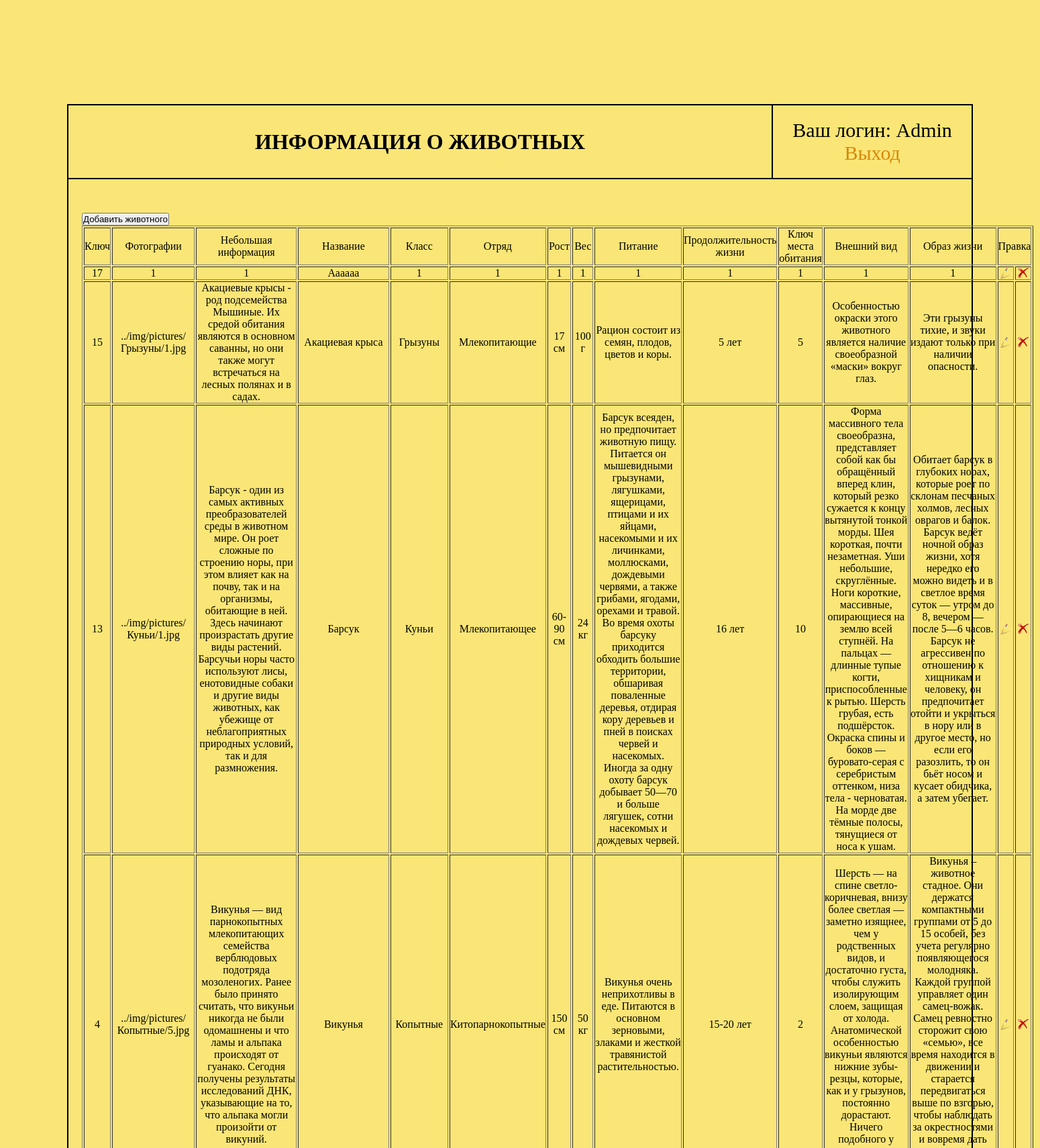
The page /PHP/admin/Index.php (signed in, upper part) on the database its author committed.
### tables this page shows
CREATE TABLE `animals` (
  `ID_animal` int NOT NULL,
  `Pictures` varchar(200) NOT NULL,
  `Short_info` varchar(400) NOT NULL,
  `Name` varchar(40) NOT NULL,
  `Class` varchar(40) NOT NULL,
  `Kind` varchar(40) NOT NULL,
  `Height` varchar(10) NOT NULL,
  `Weight` varchar(10) NOT NULL,
  `Food` varchar(1000) NOT NULL,
  `Life_span` varchar(10) NOT NULL,
  `appearance` varchar(3000) NOT NULL,
  `lifestyle_info` varchar(3000) NOT NULL,
  `ID_habitats` int NOT NULL
);

### PHP/connect.php (called while the page is built, shortened)
<?
$host = 'localhost';
$db = 'экzoo';
$user = 'root';
$pass = '';
$charset = 'utf8';
$dsn = "mysql:host=$host;dbname=$db;charset=$charset";
$opt = array (
    PDO::ATTR_ERRMODE => PDO::ERRMODE_EXCEPTION,
    PDO::ATTR_DEFAULT_FETCH_MODE => PDO::FETCH_ASSOC,
    PDO::ATTR_EMULATE_PREPARES => false,
);
$pdo = new PDO($dsn, $user, $pass, $opt);
function get_animal(){
	global $pdo;
	$animalsInfo = $pdo->query("select * from `animals` ORDER BY `Name` asc");
	foreach($animalsInfo as $animalInfo){
		return $animalsInfo;
	}
}
?>

### PHP/admin/Index.php (the view, shortened to what this page needs)
<?
        require_once('../connect.php');
?>
<html>
    <head>
		<link rel="stylesheet" type="text/css" href="../css/style.css">
    </head>
    <body>
		<div class="wrapper">
			<div class="header">
				<div class="autorized">
					<div class="header__title">
						<h1>ИНФОРМАЦИЯ  О ЖИВОТНЫХ</h1>
					</div>
					<div class="login">
						<?
							if($_SESSION['autorized'] == true){
								echo 'Ваш логин: '.$_SESSION['login'].' '.'<a href="../logout.php" name="exit">Выход</a>';
							}else{
								echo '<a href="../login.php">Авторизация</a>';
							}
						?>
					</div>
				</div>
			</div>
			<div class="table__block">
				<div class="block__left">
					<div class="table-info">
						<?
				if (!isset($_SESSION['autorized'])){
					require_once('login.php');
				}else{
					echo "<table border=1 style='text-align: center; '>
					<tr>
						<td align='center'>Ключ</td>
						<td align='center'>Фотографии</td>
						<td align='center'>Небольшая информация</td>
						<td align='center'>Название</td>
						<td align='center'>Класс</td>
						<td align='center'>Отряд</td>
						<td align='center'>Рост</td>
						<td align='center'>Вес</td>
						<td align='center'>Питание</td>
						<td align='center'>Продолжительность жизни</td>
						<td align='center'>Ключ места обитания</td>
						<td align='center'>Внешний вид</td>
						<td align='center'>Образ жизни</td>
						<td align='center' colspan='2'>Правка</td>
					</tr>";
					require_once('../connect.php');
					echo
					"<form name='my_form' method='GET' action='Ins.php'>
						<input type='submit' name='Add' value='Добавить животного'><br>
					</form>";
					$animalsInfo = get_animal();
					foreach ($animalsInfo as $n){
						echo
						"<tr>
							<td align='center'>".$n['ID_animal']."</td>
							<td>".$n['Pictures']."</td>
							<td>".$n['Short_info']."</td>
							<td>".$n['Name']."</td>
							<td>".$n['Class']."</td>
							<td>".$n['Kind']."</td>
							<td>".$n['Height']."</td>
							<td>".$n['Weight']."</td>
							<td>".$n['Food']."</td>
							<td>".$n['Life_span']."</td>
							<td>".$n['ID_habitats']."</td>
							<td>".$n['appearance']."</td>
							<td>".$n['lifestyle_info']."</td>
							<td><a href=ed.php?Keye=".$n['ID_animal']."><img src='img/edit.png' alt='edit' border=0></a></td>
							<td><a href=del.php?Keyd=".$n['ID_animal']."><img src='img/delete.png' alt='delete' border=0></a></td>
						</tr>";
					}
				}
				echo "</table>";
			?>
					</div>
				</div>
			</div>
		</div>
    </body>
</html>

### PHP/css/style.css (style rules this page uses)
* { padding: 0; margin: 0; }
body { background-color: #FAE676; }
.wrapper { margin: 10% auto; padding: 0 100px; }
.autorized { display: flex; justify-content: space-around; align-items: center; height: auto; border: 2px solid #000; border-bottom: none; }
.header__title { width: 100%; text-align: center; }
.login { text-align: center; padding: 20px; font-size: 30px; border-left: 2px solid #000; }
.login a { text-decoration: none; color: #D7880C; }
.table__block { display: flex; flex-direction: row; justify-content: space-around; padding: 50px 20px; border: 2px solid #000; }

### rows shown on the page
animals: ID_animal "17", Pictures "1", Short_info "1", Name "Аааааа", Class "1", Kind "1", Height "1", Weight "1", Food "1", Life_span "1", ID_habitats "1", appearance "1", lifestyle_info "1"
animals: ID_animal "15", Pictures "../img/pictures/Грызуны/1.jpg", Short_info "Акациевые крысы - род подсемейства Мышиные. Их средой обитания являются в основном саванны, но они также могут встречаться на лесных полянах и в садах.", Name "Акациевая крыса", Class "Грызуны", Kind "Млекопитающие", Height "17 см", Weight "100 г", Food "Рацион состоит из семян, плодов, цветов и коры.", Life_span "5 лет", ID_habitats "5", appearance "Особенностью окраски этого животного является наличие своеобразной «маски» вокруг глаз.", lifestyle_info "Эти грызуны тихие, и звуки издают только при наличии опасности."
animals: ID_animal "13", Pictures "../img/pictures/Куньи/1.jpg", Short_info "Барсук - один из самых активных преобразователей среды в животном мире. Он роет сложные по строению норы, при этом влияет как на почву, так и на организмы, обитающие в ней. Здесь начинают произрастать другие виды растений. Барсучьи норы часто используют лисы, енотовидные собаки и другие виды животных, как убежище от неблагоприятных природных условий, так и для размножения.", Name "Барсук", Class "Куньи", Kind "Млекопитающее", Height "60-90 см", Weight "24 кг", Food "Барсук всеяден, но предпочитает животную пищу. Питается он мышевидными грызунами, лягушками, ящерицами, птицами и их яйцами, насекомыми и их личинками, моллюсками, дождевыми червями, а также грибами, ягодами, орехами и травой. Во время охоты барсуку приходится обходить большие территории, обшаривая поваленные деревья, отдирая кору деревьев и пней в поисках червей и насекомых. Иногда за одну охоту барсук добывает 50—70 и больше лягушек, сотни насекомых и дождевых червей.", Life_span "16 лет", ID_habitats "10", appearance "Форма массивного тела своеобразна, представляет собой как бы обращённый вперед клин, который резко сужается к концу вытянутой тонкой морды. Шея короткая, почти незаметная. Уши небольшие, скруглённые. Ноги короткие, массивные, опирающиеся на землю всей ступнёй. На пальцах — длинные тупые когти, приспособленные к рытью. Шерсть грубая, есть подшёрсток. Окраска спины и боков — буровато-серая с серебристым оттенком, низа тела - черноватая. На морде две тёмные полосы, тянущиеся от носа к ушам.", lifestyle_info "Обитает барсук в глубоких норах, которые роет по склонам песчаных холмов, лесных оврагов и балок. Барсук ведёт ночной образ жизни, хотя нередко его можно видеть и в светлое время суток — утром до 8, вечером — после 5—6 часов. Барсук не агрессивен по отношению к хищникам и человеку, он предпочитает отойти и укрыться в нору или в другое место, но если его разозлить, то он бьёт носом и кусает обидчика, а затем убегает."
animals: ID_animal "4", Pictures "../img/pictures/Копытные/5.jpg", Short_info "Викунья — вид парнокопытных млекопитающих семейства верблюдовых подотряда мозоленогих. Ранее было принято считать, что викуньи никогда не были одомашнены и что ламы и альпака происходят от гуанако. Сегодня получены результаты исследований ДНК, указывающие на то, что альпака могли произойти от викуний.", Name "Викунья", Class "Копытные", Kind "Китопарнокопытные", Height "150 см", Weight "50 кг", Food "Викунья очень неприхотливы в еде. Питаются в основном зерновыми, злаками и жесткой травянистой растительностью.", Life_span "15-20 лет", ID_habitats "2"

### other values the page prints
$_SESSION['login'] "Admin"
